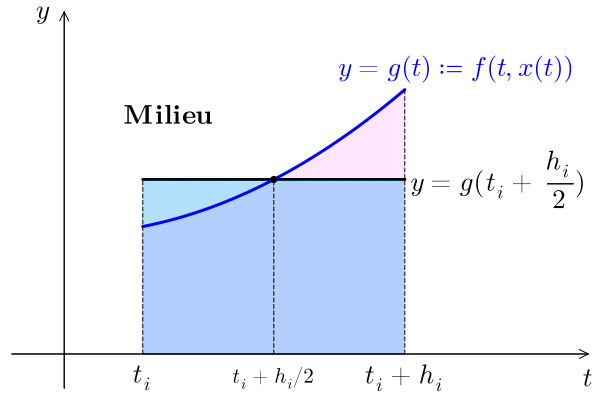

This figure's Julia source:
using Plots
using LaTeXStrings

function plot_milieu()

    xlims_ = (-0.1, 1)
    ylims_ = (-0.1, 1)
    dpi = 50

    xx = -0.04
    yy = -0.07

    font_size = 18

    # plot
    plt = plot(framestyle=:none, ticks=nothing, legend=false, axes=false, xlims=xlims_, ylims=ylims_, dpi=dpi)

    # axes
    plot!(plt, [xlims_[1], xlims_[2]], [0, 0], color=:black, lw=1, arrow=true, z_order=1)
    plot!(plt, [0, 0], [-0.1, ylims_[2]], color=:black, lw=1, arrow=true, z_order=1)

    # labels
    annotate!(plt, xlims_[2], yy, text(L"t", font_size), :top)
    annotate!(plt, xx, ylims_[2]-0.01, text(L"y", font_size), :right)

    #
    g(t) = t^2 + 0.35
    t0 = 0.15
    t1 = 0.65
    tm = (t0+t1)/2
    X = range(t0, t1, length=100)
    plot!(plt, X, g.(X), color=:blue, linewidth=3, z_order=2)
    annotate!(plt, t1+0.1, g(t1)+0.06, text(L"y = g(t) := f(t, x(t))", font_size, color=:blue))

    #
    plot!(plt, [t0, t0], [0, g(tm)], color=:black, lw=1, z_order=3, linestyle=:dash)
    plot!(plt, [t1, t1], [0, g(t1)], color=:black, lw=1, z_order=3, linestyle=:dash)
    plot!(plt, [tm, tm], [0, g(tm)], color=:black, lw=1, z_order=3, linestyle=:dash)
    plot!(plt, [t0, t1], [g(tm), g(tm)], color=:black, lw=1, z_order=3, linestyle=:dash)
    annotate!(plt, t0, yy, text(L"t_i", font_size), :top)
    annotate!(plt, (t1+t0)/2, yy, text(L"t_i+h_i/2", 14), :top)
    annotate!(plt, t1, yy, text(L"t_i+h_i", font_size), :top)
    scatter!(plt, [tm], [g(tm)], color=:black, z_order=3, markersize=4)

    #
    h(t) = g(tm)
    z(t) = 0
    plot!(plt, X, z.(X), fillrange=h.(X), fillalpha=0.3, c=1, z_order=1)

    #
    plot!(plt, X, z.(X), fillrange=g.(X), fillalpha=0.1, color=:magenta, z_order=1)

    #
    plot!(plt, X, h.(X), color=:black, linewidth=3, z_order=2)
    annotate!(plt, t1+0.18, h(t1), text(L"y = g(t_i+\frac{h_i}{2})", font_size, color=:black))

    #
    annotate!(plt, 0.2, 0.7, text(L"\textbf{Milieu}", font_size, color=:black))

    return plt
end

plt = plot_milieu()

pathname = "assets/julia/"
savefig(plt, pathname*"milieu.svg")